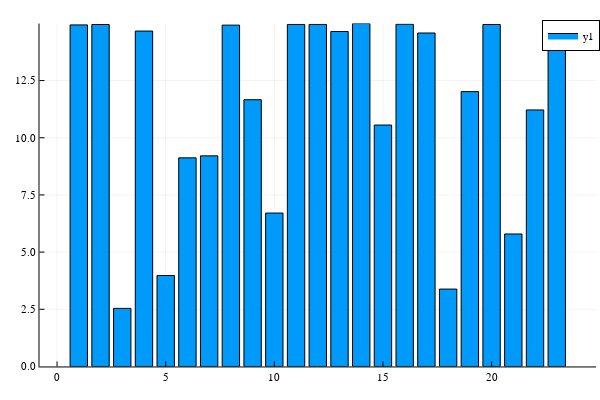

The code cell stored with this chart in its notebook:
### Code cell
plotlyjs()
bar(JuMP.value.(Pg).data.*S_base)

### Figure 1 — Plotly figure (JSON) as saved in the notebook; plotly's stock layout.template omitted (floating-point values rounded to 4 significant figures)
{"data": [{"fill": "tozeroy", "fillcolor": "rgba(0, 154, 250, 1.000)", "legendgroup": "y1", "line": {"color": "rgba(0, 0, 0, 1.000)", "dash": "solid", "width": 1}, "mode": "lines", "name": "y1", "showlegend": true, "type": "scatter", "x": [0.6, 0.6, 1.4, 1.4, 0.6, 0.6], "xaxis": "x1", "y": [14.93, 0, 0, 14.93, 14.93, 14.93], "yaxis": "y1"}, {"fill": "tozeroy", "fillcolor": "rgba(0, 154, 250, 1.000)", "legendgroup": "y1", "line": {"color": "rgba(0, 0, 0, 1.000)", "dash": "solid", "width": 1}, "mode": "lines", "name": "y1", "showlegend": false, "type": "scatter", "x": [1.6, 1.6, 2.4, 2.4, 1.6, 1.6], "xaxis": "x1", "y": [14.95, 0, 0, 14.95, 14.95, 14.95], "yaxis": "y1"}, {"fill": "tozeroy", "fillcolor": "rgba(0, 154, 250, 1.000)", "legendgroup": "y1", "line": {"color": "rgba(0, 0, 0, 1.000)", "dash": "solid", "width": 1}, "mode": "lines", "name": "y1", "showlegend": false, "type": "scatter", "x": [2.6, 2.6, 3.4, 3.4, 2.6, 2.6], "xaxis": "x1", "y": [2.539, 0, 0, 2.539, 2.539, 2.539], "yaxis": "y1"}, {"fill": "tozeroy", "fillcolor": "rgba(0, 154, 250, 1.000)", "legendgroup": "y1", "line": {"color": "rgba(0, 0, 0, 1.000)", "dash": "solid", "width": 1}, "mode": "lines", "name": "y1", "showlegend": false, "type": "scatter", "x": [3.6, 3.6, 4.4, 4.4, 3.6, 3.6], "xaxis": "x1", "y": [14.67, 0, 0, 14.67, 14.67, 14.67], "yaxis": "y1"}, {"fill": "tozeroy", "fillcolor": "rgba(0, 154, 250, 1.000)", "legendgroup": "y1", "line": {"color": "rgba(0, 0, 0, 1.000)", "dash": "solid", "width": 1}, "mode": "lines", "name": "y1", "showlegend": false, "type": "scatter", "x": [4.6, 4.6, 5.4, 5.4, 4.6, 4.6], "xaxis": "x1", "y": [3.977, 0, 0, 3.977, 3.977, 3.977], "yaxis": "y1"}, {"fill": "tozeroy", "fillcolor": "rgba(0, 154, 250, 1.000)", "legendgroup": "y1", "line": {"color": "rgba(0, 0, 0, 1.000)", "dash": "solid", "width": 1}, "mode": "lines", "name": "y1", "showlegend": false, "type": "scatter", "x": [5.6, 5.6, 6.4, 6.4, 5.6, 5.6], "xaxis": "x1", "y": [9.121, 0, 0, 9.121, 9.121, 9.121], "yaxis": "y1"}, {"fill": "tozeroy", "fillcolor": "rgba(0, 154, 250, 1.000)", "legendgroup": "y1", "line": {"color": "rgba(0, 0, 0, 1.000)", "dash": "solid", "width": 1}, "mode": "lines", "name": "y1", "showlegend": false, "type": "scatter", "x": [6.6, 6.6, 7.4, 7.4, 6.6, 6.6], "xaxis": "x1", "y": [9.208, 0, 0, 9.208, 9.208, 9.208], "yaxis": "y1"}, {"fill": "tozeroy", "fillcolor": "rgba(0, 154, 250, 1.000)", "legendgroup": "y1", "line": {"color": "rgba(0, 0, 0, 1.000)", "dash": "solid", "width": 1}, "mode": "lines", "name": "y1", "showlegend": false, "type": "scatter", "x": [7.6, 7.6, 8.4, 8.4, 7.6, 7.6], "xaxis": "x1", "y": [14.92, 0, 0, 14.92, 14.92, 14.92], "yaxis": "y1"}, {"fill": "tozeroy", "fillcolor": "rgba(0, 154, 250, 1.000)", "legendgroup": "y1", "line": {"color": "rgba(0, 0, 0, 1.000)", "dash": "solid", "width": 1}, "mode": "lines", "name": "y1", "showlegend": false, "type": "scatter", "x": [8.6, 8.6, 9.4, 9.4, 8.6, 8.6], "xaxis": "x1", "y": [11.66, 0, 0, 11.66, 11.66, 11.66], "yaxis": "y1"}, {"fill": "tozeroy", "fillcolor": "rgba(0, 154, 250, 1.000)", "legendgroup": "y1", "line": {"color": "rgba(0, 0, 0, 1.000)", "dash": "solid", "width": 1}, "mode": "lines", "name": "y1", "showlegend": false, "type": "scatter", "x": [9.6, 9.6, 10.4, 10.4, 9.6, 9.6], "xaxis": "x1", "y": [6.708, 0, 0, 6.708, 6.708, 6.708], "yaxis": "y1"}, {"fill": "tozeroy", "fillcolor": "rgba(0, 154, 250, 1.000)", "legendgroup": "y1", "line": {"color": "rgba(0, 0, 0, 1.000)", "dash": "solid", "width": 1}, "mode": "lines", "name": "y1", "showlegend": false, "type": "scatter", "x": [10.6, 10.6, 11.4, 11.4, 10.6, 10.6], "xaxis": "x1", "y": [14.96, 0, 0, 14.96, 14.96, 14.96], "yaxis": "y1"}, {"fill": "tozeroy", "fillcolor": "rgba(0, 154, 250, 1.000)", "legendgroup": "y1", "line": {"color": "rgba(0, 0, 0, 1.000)", "dash": "solid", "width": 1}, "mode": "lines", "name": "y1", "showlegend": false, "type": "scatter", "x": [11.6, 11.6, 12.4, 12.4, 11.6, 11.6], "xaxis": "x1", "y": [14.96, 0, 0, 14.96, 14.96, 14.96], "yaxis": "y1"}, {"fill": "tozeroy", "fillcolor": "rgba(0, 154, 250, 1.000)", "legendgroup": "y1", "line": {"color": "rgba(0, 0, 0, 1.000)", "dash": "solid", "width": 1}, "mode": "lines", "name": "y1", "showlegend": false, "type": "scatter", "x": [12.6, 12.6, 13.4, 13.4, 12.6, 12.6], "xaxis": "x1", "y": [14.65, 0, 0, 14.65, 14.65, 14.65], "yaxis": "y1"}, {"fill": "tozeroy", "fillcolor": "rgba(0, 154, 250, 1.000)", "legendgroup": "y1", "line": {"color": "rgba(0, 0, 0, 1.000)", "dash": "solid", "width": 1}, "mode": "lines", "name": "y1", "showlegend": false, "type": "scatter", "x": [13.6, 13.6, 14.4, 14.4, 13.6, 13.6], "xaxis": "x1", "y": [14.99, 0, 0, 14.99, 14.99, 14.99], "yaxis": "y1"}, {"fill": "tozeroy", "fillcolor": "rgba(0, 154, 250, 1.000)", "legendgroup": "y1", "line": {"color": "rgba(0, 0, 0, 1.000)", "dash": "solid", "width": 1}, "mode": "lines", "name": "y1", "showlegend": false, "type": "scatter", "x": [14.6, 14.6, 15.4, 15.4, 14.6, 14.6], "xaxis": "x1", "y": [10.56, 0, 0, 10.56, 10.56, 10.56], "yaxis": "y1"}, {"fill": "tozeroy", "fillcolor": "rgba(0, 154, 250, 1.000)", "legendgroup": "y1", "line": {"color": "rgba(0, 0, 0, 1.000)", "dash": "solid", "width": 1}, "mode": "lines", "name": "y1", "showlegend": false, "type": "scatter", "x": [15.6, 15.6, 16.4, 16.4, 15.6, 15.6], "xaxis": "x1", "y": [14.96, 0, 0, 14.96, 14.96, 14.96], "yaxis": "y1"}, {"fill": "tozeroy", "fillcolor": "rgba(0, 154, 250, 1.000)", "legendgroup": "y1", "line": {"color": "rgba(0, 0, 0, 1.000)", "dash": "solid", "width": 1}, "mode": "lines", "name": "y1", "showlegend": false, "type": "scatter", "x": [16.6, 16.6, 17.4, 17.4, 16.6, 16.6], "xaxis": "x1", "y": [14.58, 0, 0, 14.58, 14.58, 14.58], "yaxis": "y1"}, {"fill": "tozeroy", "fillcolor": "rgba(0, 154, 250, 1.000)", "legendgroup": "y1", "line": {"color": "rgba(0, 0, 0, 1.000)", "dash": "solid", "width": 1}, "mode": "lines", "name": "y1", "showlegend": false, "type": "scatter", "x": [17.6, 17.6, 18.4, 18.4, 17.6, 17.6], "xaxis": "x1", "y": [3.383, 0, 0, 3.383, 3.383, 3.383], "yaxis": "y1"}, {"fill": "tozeroy", "fillcolor": "rgba(0, 154, 250, 1.000)", "legendgroup": "y1", "line": {"color": "rgba(0, 0, 0, 1.000)", "dash": "solid", "width": 1}, "mode": "lines", "name": "y1", "showlegend": false, "type": "scatter", "x": [18.6, 18.6, 19.4, 19.4, 18.6, 18.6], "xaxis": "x1", "y": [12.02, 0, 0, 12.02, 12.02, 12.02], "yaxis": "y1"}, {"fill": "tozeroy", "fillcolor": "rgba(0, 154, 250, 1.000)", "legendgroup": "y1", "line": {"color": "rgba(0, 0, 0, 1.000)", "dash": "solid", "width": 1}, "mode": "lines", "name": "y1", "showlegend": false, "type": "scatter", "x": [19.6, 19.6, 20.4, 20.4, 19.6, 19.6], "xaxis": "x1", "y": [14.95, 0, 0, 14.95, 14.95, 14.95], "yaxis": "y1"}, {"fill": "tozeroy", "fillcolor": "rgba(0, 154, 250, 1.000)", "legendgroup": "y1", "line": {"color": "rgba(0, 0, 0, 1.000)", "dash": "solid", "width": 1}, "mode": "lines", "name": "y1", "showlegend": false, "type": "scatter", "x": [20.6, 20.6, 21.4, 21.4, 20.6, 20.6], "xaxis": "x1", "y": [5.793, 0, 0, 5.793, 5.793, 5.793], "yaxis": "y1"}, {"fill": "tozeroy", "fillcolor": "rgba(0, 154, 250, 1.000)", "legendgroup": "y1", "line": {"color": "rgba(0, 0, 0, 1.000)", "dash": "solid", "width": 1}, "mode": "lines", "name": "y1", "showlegend": false, "type": "scatter", "x": [21.6, 21.6, 22.4, 22.4, 21.6, 21.6], "xaxis": "x1", "y": [11.22, 0, 0, 11.22, 11.22, 11.22], "yaxis": "y1"}, {"fill": "tozeroy", "fillcolor": "rgba(0, 154, 250, 1.000)", "legendgroup": "y1", "line": {"color": "rgba(0, 0, 0, 1.000)", "dash": "solid", "width": 1}, "mode": "lines", "name": "y1", "showlegend": false, "type": "scatter", "x": [22.6, 22.6, 23.4, 23.4, 22.6, 22.6], "xaxis": "x1", "y": [14.55, 0, 0, 14.55, 14.55, 14.55], "yaxis": "y1"}, {"colorbar": {"len": 0.9525, "title": "", "x": 0.9934, "y": 0.5139}, "legendgroup": "y1", "marker": {"color": "rgba(0, 154, 250, 0.000)", "line": {"color": "rgba(0, 0, 0, 0.000)", "width": 1}, "size": 0, "symbol": "circle"}, "mode": "markers", "name": "y1", "showlegend": false, "type": "scatter", "x": [1, 2, 3, 4, 5, 6, 7, 8, 9, 10, 11, 12, 13, 14, 15, 16, 17, 18, 19, 20, 21, 22, 23], "xaxis": "x", "y": [14.93, 14.95, 2.539, 14.67, 3.977, 9.121, 9.208, 14.92, 11.66, 6.708, 14.96, 14.96, 14.65, 14.99, 10.56, 14.96, 14.58, 3.383, 12.02, 14.95, 5.793, 11.22, 14.55], "yaxis": "y"}], "layout": {"annotations": [], "height": 400, "legend": {"bgcolor": "rgba(255, 255, 255, 1.000)", "bordercolor": "rgba(0, 0, 0, 1.000)", "borderwidth": 1, "font": {"color": "rgba(0, 0, 0, 1.000)", "family": "sans-serif", "size": 11}, "title": {"font": {"color": "rgba(0, 0, 0, 1.000)", "family": "sans-serif", "size": 15}, "text": ""}, "tracegroupgap": 0, "traceorder": "normal", "x": 1, "xanchor": "auto", "y": 1, "yanchor": "auto"}, "margin": {"b": 20, "l": 0, "r": 0, "t": 20}, "paper_bgcolor": "rgba(255, 255, 255, 1.000)", "plot_bgcolor": "rgba(255, 255, 255, 1.000)", "showlegend": true, "width": 600, "xaxis": {"anchor": "y", "domain": [0.06582, 0.9934], "gridcolor": "rgba(0, 0, 0, 0.100)", "gridwidth": 0.5, "linecolor": "rgba(0, 0, 0, 1.000)", "mirror": false, "range": [-0.809, 24.81], "showgrid": true, "showline": true, "showticklabels": true, "tickangle": 0, "tickcolor": "rgb(0, 0, 0)", "tickfont": {"color": "rgba(0, 0, 0, 1.000)", "family": "sans-serif", "size": 11}, "tickmode": "array", "ticks": "inside", "ticktext": ["0", "5", "10", "15", "20"], "tickvals": [0, 5, 10, 15, 20], "title": "", "titlefont": {"color": "rgba(0, 0, 0, 1.000)", "family": "sans-serif", "size": 15}, "type": "-", "visible": true, "zeroline": false, "zerolinecolor": "rgba(0, 0, 0, 1.000)"}, "yaxis": {"anchor": "x", "domain": [0.03762, 0.9902], "gridcolor": "rgba(0, 0, 0, 0.100)", "gridwidth": 0.5, "linecolor": "rgba(0, 0, 0, 1.000)", "mirror": false, "range": [0, 14.99], "showgrid": true, "showline": true, "showticklabels": true, "tickangle": 0, "tickcolor": "rgb(0, 0, 0)", "tickfont": {"color": "rgba(0, 0, 0, 1.000)", "family": "sans-serif", "size": 11}, "tickmode": "array", "ticks": "inside", "ticktext": ["0.0", "2.5", "5.0", "7.5", "10.0", "12.5"], "tickvals": [0, 2.5, 5, 7.5, 10, 12.5], "title": "", "titlefont": {"color": "rgba(0, 0, 0, 1.000)", "family": "sans-serif", "size": 15}, "type": "-", "visible": true, "zeroline": false, "zerolinecolor": "rgba(0, 0, 0, 1.000)"}}}
